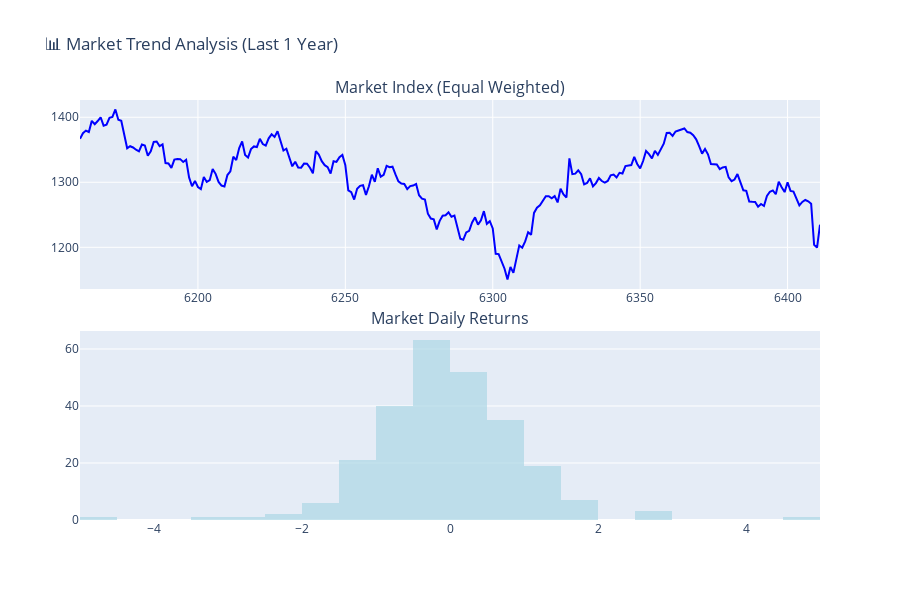

This figure's notebook cell:
### Code cell
# Market trend visualization
fig = make_subplots(
    rows=2, cols=1,
    subplot_titles=['Market Index (Equal Weighted)', 'Market Daily Returns'],
    vertical_spacing=0.1
)

# Market Index
fig.add_trace(
    go.Scatter(
        x=recent_market.index,
        y=recent_market,
        mode='lines',
        name='Market Index',
        line=dict(color='blue', width=2)
    ),
    row=1, col=1
)

# Returns histogram
fig.add_trace(
    go.Histogram(
        x=recent_returns.dropna(),
        nbinsx=30,
        name='Daily Returns',
        marker_color='lightblue',
        opacity=0.7
    ),
    row=2, col=1
)

fig.update_layout(
    height=600,
    title="📊 Market Trend Analysis (Last 1 Year)",
    showlegend=False
)

fig.show()

### Figure 1 — Plotly figure (JSON) as saved in the notebook; plotly's stock layout.template omitted (floating-point values rounded to 4 significant figures; data arrays with more than 128 entries replaced by an {"elided": "..."} marker saying what was removed)
{"data": [{"line": {"color": "blue", "width": 2}, "mode": "lines", "name": "Market Index", "type": "scatter", "x": {"elided": "252 int values"}, "xaxis": "x", "y": {"elided": "252 float values"}, "yaxis": "y"}, {"marker": {"color": "lightblue"}, "name": "Daily Returns", "nbinsx": 30, "opacity": 0.7, "type": "histogram", "x": {"elided": "252 float values"}, "xaxis": "x2", "yaxis": "y2"}], "layout": {"annotations": [{"font": {"size": 16}, "showarrow": false, "text": "Market Index (Equal Weighted)", "x": 0.5, "xanchor": "center", "xref": "paper", "y": 1, "yanchor": "bottom", "yref": "paper"}, {"font": {"size": 16}, "showarrow": false, "text": "Market Daily Returns", "x": 0.5, "xanchor": "center", "xref": "paper", "y": 0.45, "yanchor": "bottom", "yref": "paper"}], "height": 600, "showlegend": false, "title": {"text": "📊 Market Trend Analysis (Last 1 Year)"}, "xaxis": {"anchor": "y", "domain": [0, 1]}, "xaxis2": {"anchor": "y2", "domain": [0, 1]}, "yaxis": {"anchor": "x", "domain": [0.55, 1]}, "yaxis2": {"anchor": "x2", "domain": [0, 0.45]}}}
